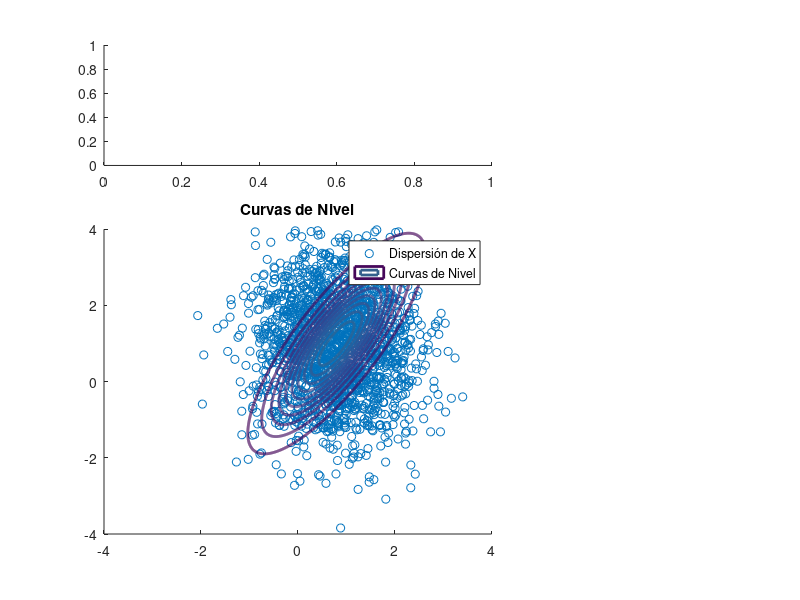

This chart was generated by the following MATLAB code: (Note: this script raises an error after producing the figure.)
clear global
close all

n = 2000;

bines = ceil(sqrt(n));

X1 = normrnd(0.8, sqrt(0.7), 1, n);
X2 = normrnd(1, sqrt(1.75), 1, n);

X = [X1; X2];

CX = [0.7, 0.9; 0.9, 1.75];

invCX = inv(CX);

MuX = [0.8; 1];

[P, LAMBDA] = eig(CX);

A = LAMBDA^(-0.5) * P';

b = -A * MuX;

MuY = [0; 0];

Y = A * X + b;

Y1 = Y(1,:);
Y2 = Y(2,:);

CY = [1, 0; 0, 1];
invCY = inv(CY);

x = linspace(-4, 4, n);
y = linspace(-4, 4, n);
[XX, YY] = meshgrid(x, y);

fx = 1/(2*pi*sqrt(det(CX))) * exp(-0.5 * ((XX - MuX(1)).^2 .* invCX(1,1) + (XX - MuX(1)) .* (YY - MuX(2)) .* (invCX(1,2) + invCX(2,1)) + (YY - MuX(2)).^2 .* invCX(2,2)));

fy = 1/(2*pi*sqrt(det(CY))) * exp(-0.5 * ((XX - MuY(1)).^2 * invCY(1,1) + (XX - MuY(1)) .* (YY - MuY(2)) * (invCY(1,2) + invCY(2,1)) + (YY - MuY(2)).^2 * invCY(2,2)));

figure(1);
subplot(3, 3, [4, 5, 7, 8]);
scatter(X1, X2);
hold on;
contour(XX, YY, fx, 10, 'LineWidth', 2);
title('Curvas de Nivel');
legend('Dispersión de X', 'Curvas de Nivel');

subplot(3, 3, [1, 2]);
histogram(X(1,:), bines, "Normalization", "pdf");
title('Histograma de X1');
hold on;
densidadX1 = normpdf(x, 0.8, sqrt(0.7));
plot(x, densidadX1, "LineWidth", 1.25);
legend('Histograma de X1', 'Densidad de X1');

subplot(3, 3, [6, 9]);
histogram(X(2,:), bines, "Normalization", "pdf");
view(90, -90);
title('Histograma de X2');
hold on;
densidadX2 = normpdf(x, 1, sqrt(1.75));
plot(x, densidadX2, "LineWidth", 1.25);
legend('Histograma de X2', 'Densidad de X2', 'Location', 'northwest');

subplot(3, 3, 3);
surf(XX, YY, fx);
title('Superficie de Densidad de X');
xlabel('X1');
ylabel('X2');
zlabel('f_X(x,y)');
grid on;
shading interp;

figure(2);
subplot(3, 3, [4, 5, 7, 8]);
scatter(Y1, Y2);
hold on;
contour(XX, YY, fy, 10, 'LineWidth', 2);
title('Curvas de Nivel');
legend('Dispersión de Y', 'Curvas de Nivel');

subplot(3, 3, [1, 2]);
histogram(Y1, bines, "Normalization", "pdf");
title('Histograma de Y1');
hold on;
densidadY1 = normpdf(x, 0, 1);
plot(x, densidadY1, "LineWidth", 1.25);

subplot(3, 3, [6, 9]);
histogram(Y2, bines, "Normalization", "pdf");
view(90, -90);
title('Histograma de Y2');
hold on;
densidadY2 = normpdf(x, 0, 1);
plot(x, densidadY2, "LineWidth", 1.25);
legend('Histograma de Y2', 'Densidad de Y2', 'Location', 'northwest');

subplot(3, 3, 3);
surf(XX, YY, fy);
title('Superficie de Densidad de Y');
xlabel('Y1');
ylabel('Y2');
zlabel('f_Y(x,y)');
grid on;
shading interp;






    
